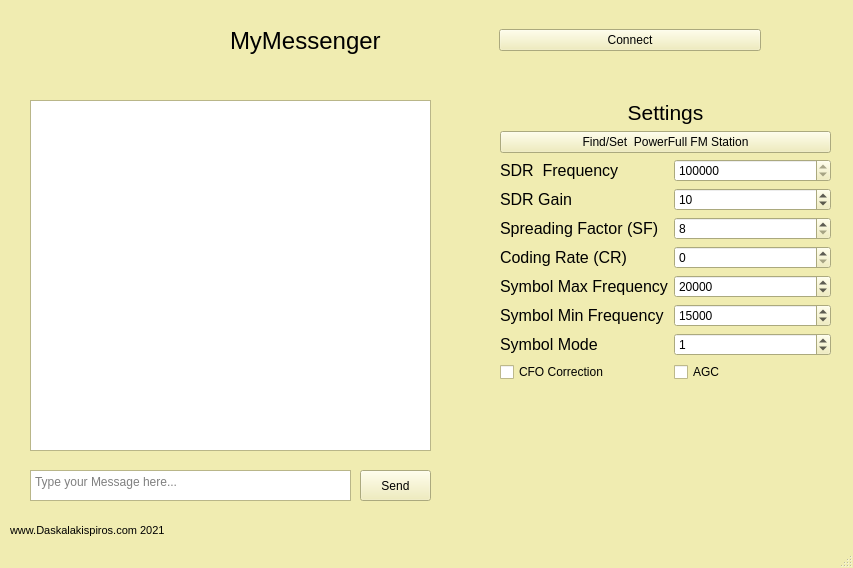
<?xml version="1.0" encoding="UTF-8"?>
<ui version="4.0">
 <class>MainWindow</class>
 <widget class="QMainWindow" name="MainWindow">
  <property name="geometry">
   <rect>
    <x>0</x>
    <y>0</y>
    <width>853</width>
    <height>568</height>
   </rect>
  </property>
  <property name="palette">
   <palette>
    <active>
     <colorrole role="WindowText">
      <brush brushstyle="SolidPattern">
       <color alpha="255">
        <red>0</red>
        <green>0</green>
        <blue>0</blue>
       </color>
      </brush>
     </colorrole>
     <colorrole role="Button">
      <brush brushstyle="SolidPattern">
       <color alpha="255">
        <red>240</red>
        <green>236</green>
        <blue>177</blue>
       </color>
      </brush>
     </colorrole>
     <colorrole role="Light">
      <brush brushstyle="SolidPattern">
       <color alpha="255">
        <red>255</red>
        <green>255</green>
        <blue>255</blue>
       </color>
      </brush>
     </colorrole>
     <colorrole role="Midlight">
      <brush brushstyle="SolidPattern">
       <color alpha="255">
        <red>247</red>
        <green>245</green>
        <blue>216</blue>
       </color>
      </brush>
     </colorrole>
     <colorrole role="Dark">
      <brush brushstyle="SolidPattern">
       <color alpha="255">
        <red>120</red>
        <green>118</green>
        <blue>88</blue>
       </color>
      </brush>
     </colorrole>
     <colorrole role="Mid">
      <brush brushstyle="SolidPattern">
       <color alpha="255">
        <red>160</red>
        <green>157</green>
        <blue>118</blue>
       </color>
      </brush>
     </colorrole>
     <colorrole role="Text">
      <brush brushstyle="SolidPattern">
       <color alpha="255">
        <red>0</red>
        <green>0</green>
        <blue>0</blue>
       </color>
      </brush>
     </colorrole>
     <colorrole role="BrightText">
      <brush brushstyle="SolidPattern">
       <color alpha="255">
        <red>255</red>
        <green>255</green>
        <blue>255</blue>
       </color>
      </brush>
     </colorrole>
     <colorrole role="ButtonText">
      <brush brushstyle="SolidPattern">
       <color alpha="255">
        <red>0</red>
        <green>0</green>
        <blue>0</blue>
       </color>
      </brush>
     </colorrole>
     <colorrole role="Base">
      <brush brushstyle="SolidPattern">
       <color alpha="255">
        <red>255</red>
        <green>255</green>
        <blue>255</blue>
       </color>
      </brush>
     </colorrole>
     <colorrole role="Window">
      <brush brushstyle="SolidPattern">
       <color alpha="255">
        <red>240</red>
        <green>236</green>
        <blue>177</blue>
       </color>
      </brush>
     </colorrole>
     <colorrole role="Shadow">
      <brush brushstyle="SolidPattern">
       <color alpha="255">
        <red>0</red>
        <green>0</green>
        <blue>0</blue>
       </color>
      </brush>
     </colorrole>
     <colorrole role="AlternateBase">
      <brush brushstyle="SolidPattern">
       <color alpha="255">
        <red>247</red>
        <green>245</green>
        <blue>216</blue>
       </color>
      </brush>
     </colorrole>
     <colorrole role="ToolTipBase">
      <brush brushstyle="SolidPattern">
       <color alpha="255">
        <red>255</red>
        <green>255</green>
        <blue>220</blue>
       </color>
      </brush>
     </colorrole>
     <colorrole role="ToolTipText">
      <brush brushstyle="SolidPattern">
       <color alpha="255">
        <red>0</red>
        <green>0</green>
        <blue>0</blue>
       </color>
      </brush>
     </colorrole>
    </active>
    <inactive>
     <colorrole role="WindowText">
      <brush brushstyle="SolidPattern">
       <color alpha="255">
        <red>0</red>
        <green>0</green>
        <blue>0</blue>
       </color>
      </brush>
     </colorrole>
     <colorrole role="Button">
      <brush brushstyle="SolidPattern">
       <color alpha="255">
        <red>240</red>
        <green>236</green>
        <blue>177</blue>
       </color>
      </brush>
     </colorrole>
     <colorrole role="Light">
      <brush brushstyle="SolidPattern">
       <color alpha="255">
        <red>255</red>
        <green>255</green>
        <blue>255</blue>
       </color>
      </brush>
     </colorrole>
     <colorrole role="Midlight">
      <brush brushstyle="SolidPattern">
       <color alpha="255">
        <red>247</red>
        <green>245</green>
        <blue>216</blue>
       </color>
      </brush>
     </colorrole>
     <colorrole role="Dark">
      <brush brushstyle="SolidPattern">
       <color alpha="255">
        <red>120</red>
        <green>118</green>
        <blue>88</blue>
       </color>
      </brush>
     </colorrole>
     <colorrole role="Mid">
      <brush brushstyle="SolidPattern">
       <color alpha="255">
        <red>160</red>
        <green>157</green>
        <blue>118</blue>
       </color>
      </brush>
     </colorrole>
     <colorrole role="Text">
      <brush brushstyle="SolidPattern">
       <color alpha="255">
        <red>0</red>
        <green>0</green>
        <blue>0</blue>
       </color>
      </brush>
     </colorrole>
     <colorrole role="BrightText">
      <brush brushstyle="SolidPattern">
       <color alpha="255">
        <red>255</red>
        <green>255</green>
        <blue>255</blue>
       </color>
      </brush>
     </colorrole>
     <colorrole role="ButtonText">
      <brush brushstyle="SolidPattern">
       <color alpha="255">
        <red>0</red>
        <green>0</green>
        <blue>0</blue>
       </color>
      </brush>
     </colorrole>
     <colorrole role="Base">
      <brush brushstyle="SolidPattern">
       <color alpha="255">
        <red>255</red>
        <green>255</green>
        <blue>255</blue>
       </color>
      </brush>
     </colorrole>
     <colorrole role="Window">
      <brush brushstyle="SolidPattern">
       <color alpha="255">
        <red>240</red>
        <green>236</green>
        <blue>177</blue>
       </color>
      </brush>
     </colorrole>
     <colorrole role="Shadow">
      <brush brushstyle="SolidPattern">
       <color alpha="255">
        <red>0</red>
        <green>0</green>
        <blue>0</blue>
       </color>
      </brush>
     </colorrole>
     <colorrole role="AlternateBase">
      <brush brushstyle="SolidPattern">
       <color alpha="255">
        <red>247</red>
        <green>245</green>
        <blue>216</blue>
       </color>
      </brush>
     </colorrole>
     <colorrole role="ToolTipBase">
      <brush brushstyle="SolidPattern">
       <color alpha="255">
        <red>255</red>
        <green>255</green>
        <blue>220</blue>
       </color>
      </brush>
     </colorrole>
     <colorrole role="ToolTipText">
      <brush brushstyle="SolidPattern">
       <color alpha="255">
        <red>0</red>
        <green>0</green>
        <blue>0</blue>
       </color>
      </brush>
     </colorrole>
    </inactive>
    <disabled>
     <colorrole role="WindowText">
      <brush brushstyle="SolidPattern">
       <color alpha="255">
        <red>120</red>
        <green>118</green>
        <blue>88</blue>
       </color>
      </brush>
     </colorrole>
     <colorrole role="Button">
      <brush brushstyle="SolidPattern">
       <color alpha="255">
        <red>240</red>
        <green>236</green>
        <blue>177</blue>
       </color>
      </brush>
     </colorrole>
     <colorrole role="Light">
      <brush brushstyle="SolidPattern">
       <color alpha="255">
        <red>255</red>
        <green>255</green>
        <blue>255</blue>
       </color>
      </brush>
     </colorrole>
     <colorrole role="Midlight">
      <brush brushstyle="SolidPattern">
       <color alpha="255">
        <red>247</red>
        <green>245</green>
        <blue>216</blue>
       </color>
      </brush>
     </colorrole>
     <colorrole role="Dark">
      <brush brushstyle="SolidPattern">
       <color alpha="255">
        <red>120</red>
        <green>118</green>
        <blue>88</blue>
       </color>
      </brush>
     </colorrole>
     <colorrole role="Mid">
      <brush brushstyle="SolidPattern">
       <color alpha="255">
        <red>160</red>
        <green>157</green>
        <blue>118</blue>
       </color>
      </brush>
     </colorrole>
     <colorrole role="Text">
      <brush brushstyle="SolidPattern">
       <color alpha="255">
        <red>120</red>
        <green>118</green>
        <blue>88</blue>
       </color>
      </brush>
     </colorrole>
     <colorrole role="BrightText">
      <brush brushstyle="SolidPattern">
       <color alpha="255">
        <red>255</red>
        <green>255</green>
        <blue>255</blue>
       </color>
      </brush>
     </colorrole>
     <colorrole role="ButtonText">
      <brush brushstyle="SolidPattern">
       <color alpha="255">
        <red>120</red>
        <green>118</green>
        <blue>88</blue>
       </color>
      </brush>
     </colorrole>
     <colorrole role="Base">
      <brush brushstyle="SolidPattern">
       <color alpha="255">
        <red>240</red>
        <green>236</green>
        <blue>177</blue>
       </color>
      </brush>
     </colorrole>
     <colorrole role="Window">
      <brush brushstyle="SolidPattern">
       <color alpha="255">
        <red>240</red>
        <green>236</green>
        <blue>177</blue>
       </color>
      </brush>
     </colorrole>
     <colorrole role="Shadow">
      <brush brushstyle="SolidPattern">
       <color alpha="255">
        <red>0</red>
        <green>0</green>
        <blue>0</blue>
       </color>
      </brush>
     </colorrole>
     <colorrole role="AlternateBase">
      <brush brushstyle="SolidPattern">
       <color alpha="255">
        <red>240</red>
        <green>236</green>
        <blue>177</blue>
       </color>
      </brush>
     </colorrole>
     <colorrole role="ToolTipBase">
      <brush brushstyle="SolidPattern">
       <color alpha="255">
        <red>255</red>
        <green>255</green>
        <blue>220</blue>
       </color>
      </brush>
     </colorrole>
     <colorrole role="ToolTipText">
      <brush brushstyle="SolidPattern">
       <color alpha="255">
        <red>0</red>
        <green>0</green>
        <blue>0</blue>
       </color>
      </brush>
     </colorrole>
    </disabled>
   </palette>
  </property>
  <property name="mouseTracking">
   <bool>true</bool>
  </property>
  <property name="windowTitle">
   <string>MainWindow</string>
  </property>
  <widget class="QWidget" name="centralwidget">
   <widget class="QTextBrowser" name="textBrowser">
    <property name="geometry">
     <rect>
      <x>30</x>
      <y>100</y>
      <width>401</width>
      <height>351</height>
     </rect>
    </property>
   </widget>
   <widget class="QTextEdit" name="textEdit">
    <property name="geometry">
     <rect>
      <x>30</x>
      <y>470</y>
      <width>321</width>
      <height>31</height>
     </rect>
    </property>
    <property name="placeholderText">
     <string>Type your Message here...</string>
    </property>
   </widget>
   <widget class="QPushButton" name="pushButton">
    <property name="geometry">
     <rect>
      <x>360</x>
      <y>470</y>
      <width>71</width>
      <height>31</height>
     </rect>
    </property>
    <property name="text">
     <string>Send</string>
    </property>
   </widget>
   <widget class="QLabel" name="site_label">
    <property name="geometry">
     <rect>
      <x>10</x>
      <y>510</y>
      <width>221</width>
      <height>41</height>
     </rect>
    </property>
    <property name="font">
     <font>
      <family>Arial</family>
      <pointsize>8</pointsize>
     </font>
    </property>
    <property name="mouseTracking">
     <bool>false</bool>
    </property>
    <property name="frameShadow">
     <enum>QFrame::Sunken</enum>
    </property>
    <property name="text">
     <string>www.Daskalakispiros.com 2021</string>
    </property>
    <property name="textFormat">
     <enum>Qt::AutoText</enum>
    </property>
   </widget>
   <widget class="QWidget" name="formLayoutWidget">
    <property name="geometry">
     <rect>
      <x>500</x>
      <y>100</y>
      <width>331</width>
      <height>381</height>
     </rect>
    </property>
    <layout class="QFormLayout" name="formLayout">
     <item row="8" column="0" colspan="2">
      <widget class="QLabel" name="setting_label">
       <property name="font">
        <font>
         <family>Arial</family>
         <pointsize>16</pointsize>
        </font>
       </property>
       <property name="text">
        <string>Settings</string>
       </property>
       <property name="alignment">
        <set>Qt::AlignCenter</set>
       </property>
      </widget>
     </item>
     <item row="9" column="0" colspan="2">
      <widget class="QPushButton" name="pushButton_Find_FM">
       <property name="text">
        <string>Find/Set  PowerFull FM Station</string>
       </property>
      </widget>
     </item>
     <item row="10" column="0">
      <widget class="QLabel" name="freq_label">
       <property name="font">
        <font>
         <pointsize>12</pointsize>
        </font>
       </property>
       <property name="text">
        <string>SDR  Frequency</string>
       </property>
      </widget>
     </item>
     <item row="10" column="1">
      <widget class="QSpinBox" name="spinBox_SDR_Freq">
       <property name="minimum">
        <number>87500000</number>
       </property>
       <property name="maximum">
        <number>108000000</number>
       </property>
       <property name="singleStep">
        <number>100000</number>
       </property>
       <property name="value">
        <number>95800000</number>
       </property>
      </widget>
     </item>
     <item row="11" column="0">
      <widget class="QLabel" name="gain_label">
       <property name="font">
        <font>
         <pointsize>12</pointsize>
        </font>
       </property>
       <property name="text">
        <string>SDR Gain</string>
       </property>
      </widget>
     </item>
     <item row="11" column="1">
      <widget class="QSpinBox" name="spinBox_SDR_gain">
       <property name="minimum">
        <number>0</number>
       </property>
       <property name="maximum">
        <number>40</number>
       </property>
       <property name="singleStep">
        <number>1</number>
       </property>
       <property name="value">
        <number>10</number>
       </property>
      </widget>
     </item>
     <item row="12" column="0">
      <widget class="QLabel" name="sf_label">
       <property name="font">
        <font>
         <pointsize>12</pointsize>
        </font>
       </property>
       <property name="text">
        <string>Spreading Factor (SF)</string>
       </property>
      </widget>
     </item>
     <item row="12" column="1">
      <widget class="QSpinBox" name="spinBox_SF">
       <property name="minimum">
        <number>8</number>
       </property>
       <property name="maximum">
        <number>12</number>
       </property>
       <property name="singleStep">
        <number>1</number>
       </property>
      </widget>
     </item>
     <item row="13" column="0">
      <widget class="QLabel" name="cr_label">
       <property name="font">
        <font>
         <pointsize>12</pointsize>
        </font>
       </property>
       <property name="text">
        <string>Coding Rate (CR)</string>
       </property>
      </widget>
     </item>
     <item row="13" column="1">
      <widget class="QSpinBox" name="spinBox_CR">
       <property name="minimum">
        <number>0</number>
       </property>
       <property name="maximum">
        <number>4</number>
       </property>
       <property name="singleStep">
        <number>1</number>
       </property>
       <property name="value">
        <number>0</number>
       </property>
      </widget>
     </item>
     <item row="14" column="0">
      <widget class="QLabel" name="fmax_label">
       <property name="font">
        <font>
         <pointsize>12</pointsize>
        </font>
       </property>
       <property name="text">
        <string>Symbol Max Frequency</string>
       </property>
      </widget>
     </item>
     <item row="14" column="1">
      <widget class="QSpinBox" name="spinBox_Fmax">
       <property name="minimum">
        <number>0</number>
       </property>
       <property name="maximum">
        <number>22000</number>
       </property>
       <property name="singleStep">
        <number>100</number>
       </property>
       <property name="value">
        <number>20000</number>
       </property>
      </widget>
     </item>
     <item row="15" column="0">
      <widget class="QLabel" name="fmin_label">
       <property name="font">
        <font>
         <pointsize>12</pointsize>
        </font>
       </property>
       <property name="text">
        <string>Symbol Min Frequency</string>
       </property>
      </widget>
     </item>
     <item row="15" column="1">
      <widget class="QSpinBox" name="spinBox_Fmin">
       <property name="minimum">
        <number>0</number>
       </property>
       <property name="maximum">
        <number>22000</number>
       </property>
       <property name="singleStep">
        <number>100</number>
       </property>
       <property name="value">
        <number>15000</number>
       </property>
      </widget>
     </item>
     <item row="16" column="0">
      <widget class="QLabel" name="mode_label">
       <property name="font">
        <font>
         <pointsize>12</pointsize>
        </font>
       </property>
       <property name="text">
        <string>Symbol Mode</string>
       </property>
      </widget>
     </item>
     <item row="16" column="1">
      <widget class="QSpinBox" name="spinBox_Mode">
       <property name="minimum">
        <number>0</number>
       </property>
       <property name="maximum">
        <number>2</number>
       </property>
       <property name="singleStep">
        <number>1</number>
       </property>
       <property name="value">
        <number>1</number>
       </property>
      </widget>
     </item>
     <item row="17" column="0">
      <widget class="QCheckBox" name="CFO_check">
       <property name="text">
        <string>CFO Correction</string>
       </property>
      </widget>
     </item>
     <item row="17" column="1">
      <widget class="QCheckBox" name="AGC_check">
       <property name="text">
        <string>AGC</string>
       </property>
      </widget>
     </item>
    </layout>
   </widget>
   <widget class="QWidget" name="horizontalLayoutWidget">
    <property name="geometry">
     <rect>
      <x>230</x>
      <y>20</y>
      <width>531</width>
      <height>41</height>
     </rect>
    </property>
    <layout class="QHBoxLayout" name="horizontalLayout_2">
     <item>
      <widget class="QLabel" name="label">
       <property name="font">
        <font>
         <pointsize>18</pointsize>
        </font>
       </property>
       <property name="text">
        <string>MyMessenger</string>
       </property>
      </widget>
     </item>
     <item>
      <widget class="QPushButton" name="pushButton_2">
       <property name="text">
        <string>Connect</string>
       </property>
      </widget>
     </item>
    </layout>
   </widget>
   <widget class="QLabel" name="logo_label">
    <property name="geometry">
     <rect>
      <x>580</x>
      <y>420</y>
      <width>231</width>
      <height>131</height>
     </rect>
    </property>
    <property name="text">
     <string/>
    </property>
    <property name="pixmap">
     <pixmap resource="resx.qrc">:/UI/logo.png</pixmap>
    </property>
   </widget>
  </widget>
  <widget class="QStatusBar" name="statusbar"/>
 </widget>
 <resources>
  <include location="resx.qrc"/>
 </resources>
 <connections/>
</ui>
